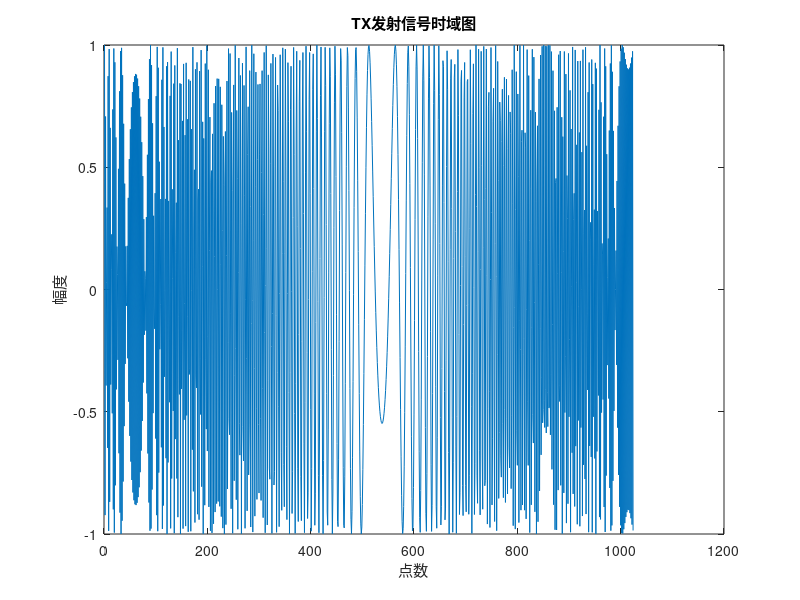
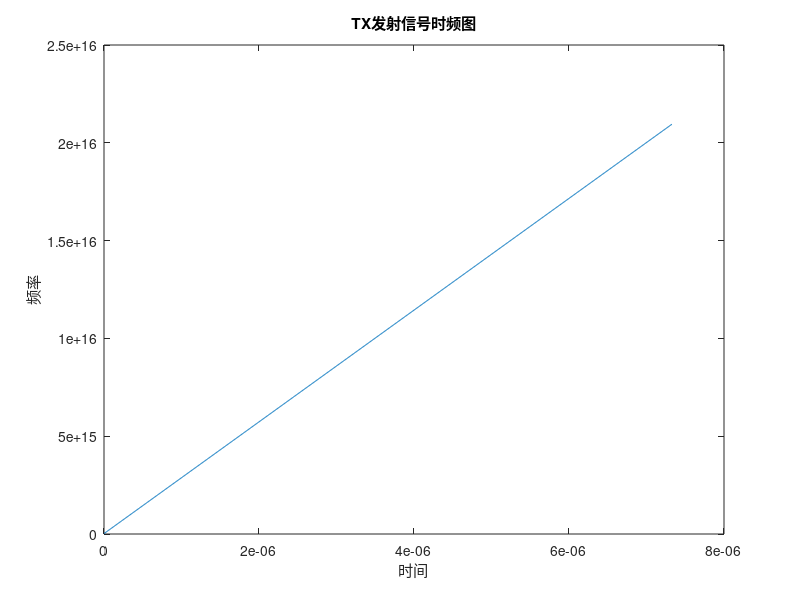
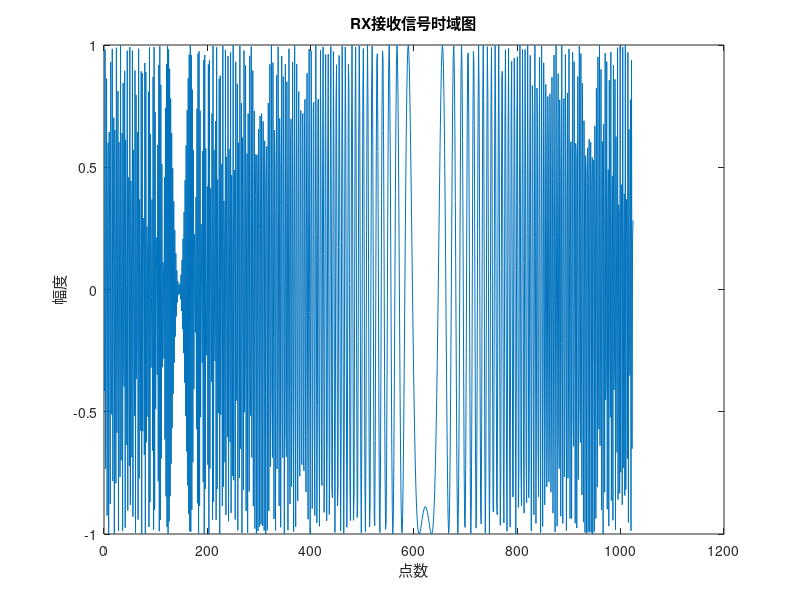
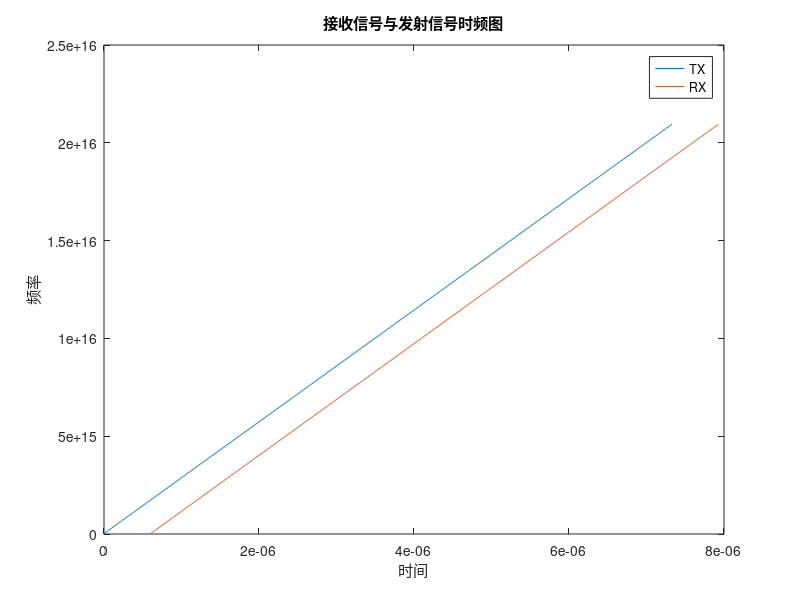

The MATLAB script that drew these images, in order: (Note: this script raises an error after producing the figures.)
%% 微信公众号：调皮的连续波
%% 知乎：调皮连续波
%% 作者：调皮哥
%% 时间：2022年5月
%% 功能：FMCW雷达发射信号、回波信号、混频、距离维FFT、速度维FFT建模仿真。
%%=========================================================================
clear all;
close all;
clc;
%% 雷达系统参数设置
maxR = 200;           % 雷达最大探测目标的距离
rangeRes = 1;         % 雷达的距离分率
maxV = 70;            % 雷达最大检测目标的速度
fc= 77e9;             % 雷达工作频率 载频
c = 3e8;              % 光速

%% 用户自定义目标参数
r0 = 90; % 目标距离设置 (max = 200m)
v0 = 10; % 目标速度设置 (min =-70m/s, max=70m/s)


%% FMCW波形参数设置
B = c / (2*rangeRes);       % 发射信号带宽 (y-axis)  B = 150MHz
Tchirp = 5.5 * 2 * maxR/c;  % 扫频时间 (x-axis), 5.5= sweep time should be at least 5 o 6 times the round trip time
slope = B / Tchirp;         %调频斜率
endle_time=6.3e-6;          %空闲时间
f_IFmax= (slope*2*maxR)/c ; %最高中频频率
f_IF=(slope*2*r0)/c ;       %当前中频频率

Nd=128;                          %chirp数量 
Nr=1024;                        %ADC采样点数
vres=(c/fc)/(2*Nd*(Tchirp+endle_time));%速度分辨率
% Nr=1024*256;                %和频信号点数设置
Fs=Nr/Tchirp;                 %模拟信号采样频率

t=linspace(0,Nd*Tchirp,Nr*Nd); %发射信号和接收信号的采样时间，在MATLAB中的模拟信号是通过数字信号无限采样生成的。

Tx=zeros(1,length(t)); %发射信号
Rx=zeros(1,length(t)); %接收信号
Mix = zeros(1,length(t)); %差频、差拍、拍频、中频信号

r_t=zeros(1,length(t));
td=zeros(1,length(t));

%% 动目标信号生成

for i=1:length(t)
    
    r_t(i) = r0 + v0*t(i); % 距离更新
    td(i) = 2*r_t(i)/c;    % 延迟时间
    
    Tx(i) = cos(2*pi*(fc*t(i) + (slope*t(i)^2)/2)); % 发射信号 实数信号
    Rx(i) = cos(2*pi*(fc*(t(i)-td(i)) + (slope*(t(i)-td(i))^2)/2)); %接收信号 实数信号
    
    if i<=1024
         freq(i)=fc+slope*i; %发射信号时频图 只取第一个chirp
         freq_echo(i)=fc+slope*i;%回波信号频谱延迟
    end

    Mix(i) = Tx(i).*Rx(i);%差频、差拍、拍频、中频信号
end

%发射信号时域图
figure;
plot(Tx(1:1024));
xlabel('点数');
ylabel('幅度');
title('TX发射信号时域图');

% %发射信号时频图
figure;
plot(t(1:1024),freq);
xlabel('时间');
ylabel('频率');
title('TX发射信号时频图');

%接收信号时域图
figure;
plot(Rx(1:1024));
xlabel('点数');
ylabel('幅度');
title('RX接收信号时域图');

%接收信号与发射信号的时频图
figure;
plot(t(1:1024),freq);
hold on;
plot(td(1:1024)+t(1:1024),freq);
xlabel('时间');
ylabel('频率');
title('接收信号与发射信号时频图');
legend ('TX','RX');

%中频信号频谱 和频信号观察
%figure;
% plot(db(abs(fft(Mix(1:1024*256)))));%查看宽带的和频信号 将chirp的点数改为1024*256即可看到有一个门信号，但注意计算机内存。
% xlabel('频率');
% ylabel('幅度');
% title('中频信号频谱');

figure;
plot(db(abs(fft(Mix(1:1024)))));%查看宽带的和频信号 将chirp的点数改为1024*256即可看到有一个门信号，但注意计算机内存。
xlabel('频率');
ylabel('幅度');
title('中频信号频谱');

%% 低通滤波 截止频率30MHz  采样频率120MHz
% Mix=lowpass(Mix(1:1024*256),30e6,120e6);
% plot(db(abs(fft(Mix(1:1024*256)))));
% xlabel('频率');
% ylabel('幅度');
% title('中频信号低通滤波器');

%reshape the vector into Nr*Nd array. Nr and Nd here would also define the size of
%Range and Doppler FFT respectively.
signal = reshape(Mix,Nr,Nd);

figure;
mesh(signal);
xlabel('脉冲数')
ylabel('距离门数');
title('中频信号时域');

%% 距离维FFT
sig_fft = fft(signal,Nr)./Nr;
sig_fft = abs(sig_fft);
sig_fft = sig_fft(1:(Nr/2),:);

figure;
plot(sig_fft(:,1));
xlabel('距离（频率）');
ylabel('幅度')
title('第一个chirp的FTF结果')


%% 距离FFT结果谱矩阵
figure;
mesh(sig_fft);
xlabel('距离（频率）');
ylabel('chirp脉冲数')
zlabel('幅度')
title('距离维FTF结果')

%% 速度维FFT

Mix=reshape(Mix,[Nr,Nd]);
sig_fft2 = fft2(Mix,Nr,Nd);

sig_fft2 = sig_fft2(1:Nr/2,1:Nd);
sig_fft2 = fftshift (sig_fft2);
RDM = abs(sig_fft2);
RDM = 10*log10(RDM) ;
doppler_axis = linspace(-100,100,Nd);
range_axis = linspace(-200,200,Nr/2)*((Nr/2)/400);

figure;
mesh(doppler_axis,range_axis,RDM);
xlabel('多普勒通道'); ylabel('距离通道'); zlabel('幅度（dB）');
title('速度维FFT 距离多普勒谱');

%% END